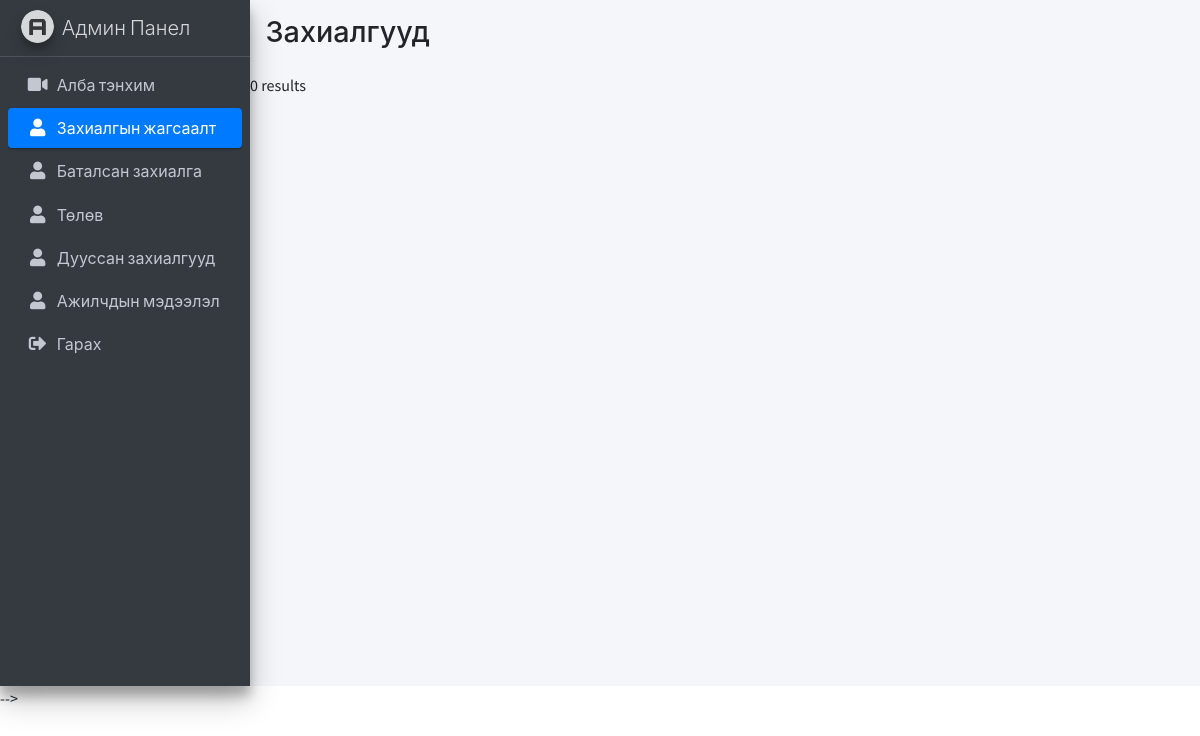
Before: /admin-users.php with the older database file.
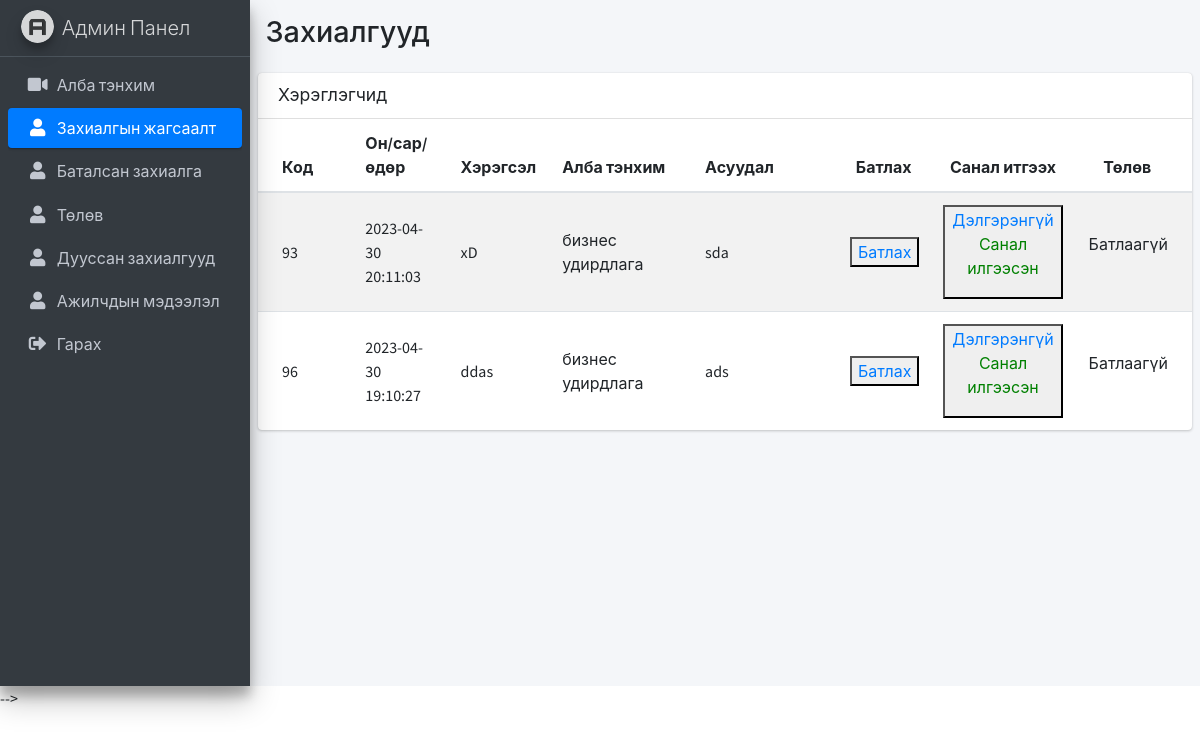
After: the same page with the newer database file.
### tables this page shows
CREATE TABLE `workorder` (
  `order_id` int(11) NOT NULL,
  `orderDate` timestamp NOT NULL DEFAULT current_timestamp() ON UPDATE current_timestamp(),
  `doneDate` varchar(255) DEFAULT NULL,
  `item` varchar(150) NOT NULL,
  `roomNumber` varchar(100) DEFAULT NULL,
  `problem` text NOT NULL,
  `userID` char(8) NOT NULL,
  `dataStatusId` int(1) DEFAULT NULL,
  `money_order` int(11) DEFAULT NULL,
  `file` text DEFAULT NULL,
  `orderStatus` int(1) DEFAULT NULL,
  `employee_id` char(10) DEFAULT NULL,
  `checkStatus` int(1) DEFAULT NULL
);

CREATE TABLE `users` (
  `user_id` char(8) NOT NULL,
  `username` varchar(45) NOT NULL,
  `lastname` varchar(45) NOT NULL,
  `phone` int(11) NOT NULL,
  `email` varchar(125) NOT NULL,
  `password` varchar(45) NOT NULL,
  `gender` char(8) DEFAULT NULL
);

### admin-users.php (the view, shortened to what the changed rows need)
<!DOCTYPE html>
<html>
<head>
  <link rel="stylesheet" href="plugins/fontawesome-free/css/all.min.css" />
  <link rel="stylesheet" href="https://code.ionicframework.com/ionicons/2.0.1/css/ionicons.min.css" />
  <link rel="stylesheet" href="dist/css/adminlte.min.css" />
</head>
<body class="hold-transition sidebar-mini">
  <div class="wrapper">
    <aside class="main-sidebar sidebar-dark-primary elevation-4">
      <a href="admin-index.html" class="brand-link">
      </a>
      <div class="sidebar">
      </div>
    </aside>
    <div class="content-wrapper">
      <section class="content-header">
        <div class="container-fluid">
          <div class="row mb-2">
            <div class="col-sm-6">
              <h1>Захиалгууд</h1>
            </div>
          </div>
        </div>
      </section>
      <?php
      include("./service/dbConnect.php");
      $sql = "SELECT order_id, orderDate, item,money_order, orderStatus  ,problem ,userID , dataStatusId FROM workorder WHERE dataStatusId IS NULL ORDER BY orderDate desc";
      $result = $conn->query($sql);
      if ($result->num_rows > 0) {
      ?>
        <section class="content">
          <form action="" method="POST">
            <div class="card">
              <div class="card-header">
                <h3 class="card-title">Хэрэглэгчид</h3>
              </div>
              <div class="card-body p-0">
                <table class="table table-striped projects">
                  <thead>
                    <tr>
                      <th style="width: 10%">Код</th>
                      <th style="width: 10%">Он/сар/өдөр</th>
                      <th style="width: 10%">Хэрэгсэл</th>
                      <th style="width: 15%">Алба тэнхим</th>
                      <th style="width: 15%">Асуудал</th>
                      <th style="width: 10%; text-align: center">Батлах</th>
                      <th style="width: 10%; text-align: center">Санал итгээх</th>
                      <th style="width: 10%; text-align: center">Төлөв</th>
                    </tr>
                  </thead>
                  <tbody>
                    <?php
                    while ($row = $result->fetch_assoc()) {
                    ?>
                      <tr>
                        <td>
                          <?php echo $row['order_id'] ?>
                        </td>
                        <td>
                          <a>
                            <?php echo $row['orderDate'] ?>
                          </a>
                          <br />
                        </td>
                        <td>
                          <?php echo $row['item'] ?>
                        </td>
                        <td>
                          <?php $tid =  $row['userID'];
                          $qr =  mysqli_query($conn, "SELECT * FROM users WHERE user_id = '$tid'");
                          mysqli_num_rows($qr);
                          $rw = mysqli_fetch_array($qr);
                          echo $rw['username'];
                          ?>
                        </td>
                        <td>
                          <?php echo $row['problem'] ?>
                        </td>
                        <td class="project-actions text-right">
                          <button>
                            <a onclick="return confirm ('Та захиалгыг батлахдаа итгэлтэй байна уу? ')" href="Confirm/adminConfirm.php?id=<?php echo $row["order_id"]; ?>">Батлах</a>
                          </button>
                        </td>
                        <td class="project-actions text-right">
                          <button>
                            <a href="Confirm/reqBoss.php?id=<?php echo $row["order_id"]; ?>">Дэлгэрэнгүй</a>
                            <?php if ($row['money_order'] > 1) {
                            ?>
                              <p class="status">Санал илгээсэн</p>
                            <?php
                            } else {
                            ?>
                              <p class="status2">Батлаагүй</p>
                            <?php
                            };
                            ?>
                          </button>
                        </td>
                        <td class="project-actions text-right">
                          <?php if ($row['orderStatus'] > 0) {
                          ?>
                            <p class="status">Санхүү баталсан</p>
                          <?php
                          } else {
                          ?>
                            <p class="status2">Батлаагүй</p>
                          <?php
                          };
                          ?>
                        </td>
                      <?php
                    }
                      ?>
                      </tr>
                  </tbody>
                </table>
              </div>
            </div>
          </form>
        </section>
      <?php
      } else {
        echo "0 results";
      }
      ?>
    </div>
  </div> -->
</body>
</html>

Changed rows visible on the page:
added workorder: order_id "93", orderDate "2023-04-30 20:11:03", item "xD", userID.username "бизнес удирдлага", problem "sda", money_order "Санал илгээсэн", shows "Батлаагүй"
added workorder: order_id "96", orderDate "2023-04-30 19:10:27", item "ddas", userID.username "бизнес удирдлага", problem "ads", money_order "Санал илгээсэн", shows "Батлаагүй"
Other visible differences:
text no longer shown: "0 results"
text now shown: "Хэрэглэгчид Код Он/сар/өдөр Хэрэгсэл Алба тэнхим Асуудал Батлах Санал итгээх Төлөв"
